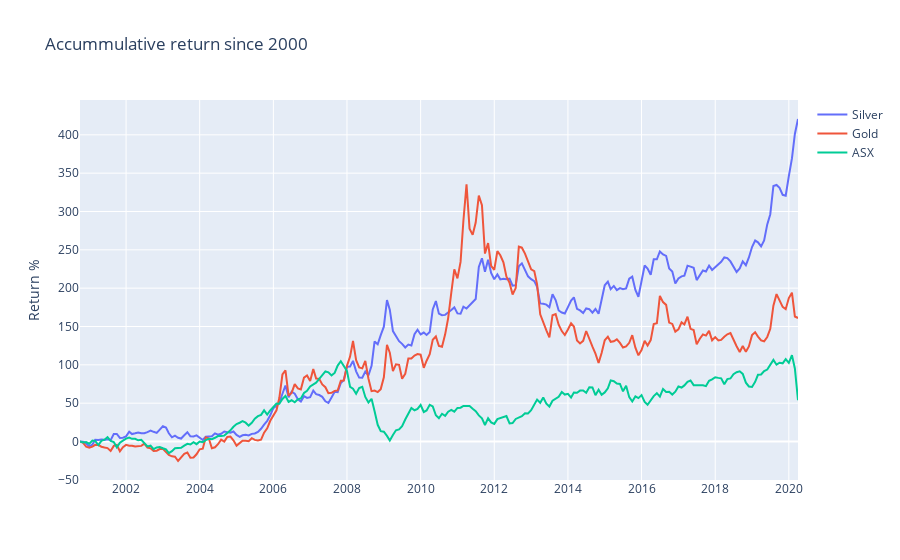

Notebook source saved alongside this figure:
### Code cell
dfs = df[90:]
dfs['2000 acc return ASX'] = (dfs['Close'] - dfs['Close'][0])/dfs['Close'][0]*100
dfs['2000 acc return Silver'] = (dfs['Gold AUD'] - dfs['Gold AUD'][0]) /dfs['Gold AUD'][0]*100
dfs['2000 acc return Gold'] = (dfs['Silver AUD']-dfs['Silver AUD'][0])/dfs['Silver AUD'][0]*100
silver_trace = go.Scatter(x=dfs.index, y=dfs['2000 acc return Silver'], \
                    mode='lines',
                    name='Silver')
gold_trace = go.Scatter(x=dfs.index, y=dfs['2000 acc return Gold'], \
                    mode='lines',
                    name='Gold')
asx_trace = go.Scatter(x=dfs.index, y=dfs['2000 acc return ASX'], \
                    mode='lines',
                    name='ASX')
traces = [silver_trace, gold_trace, asx_trace]
fig_accum_r = go.Figure(data=traces,
    layout={
        'title':'Cummulative return since 2000 for each assset class', "yaxis_title": "Return %"
    }
)
fig_accum_r.show()

### Figure 1 — Plotly figure (JSON) as saved in the notebook; plotly's stock layout.template omitted (floating-point values rounded to 4 significant figures; data arrays with more than 128 entries replaced by an {"elided": "..."} marker saying what was removed)
{"data": [{"mode": "lines", "name": "Silver", "type": "scatter", "x": {"elided": "235 str values"}, "y": {"elided": "235 float values"}}, {"mode": "lines", "name": "Gold", "type": "scatter", "x": {"elided": "235 str values"}, "y": {"elided": "235 float values"}}, {"mode": "lines", "name": "ASX", "type": "scatter", "x": {"elided": "235 str values"}, "y": {"elided": "235 float values"}}], "layout": {"title": {"text": "Accummulative return since 2000"}, "yaxis": {"title": {"text": "Return %"}}}}
